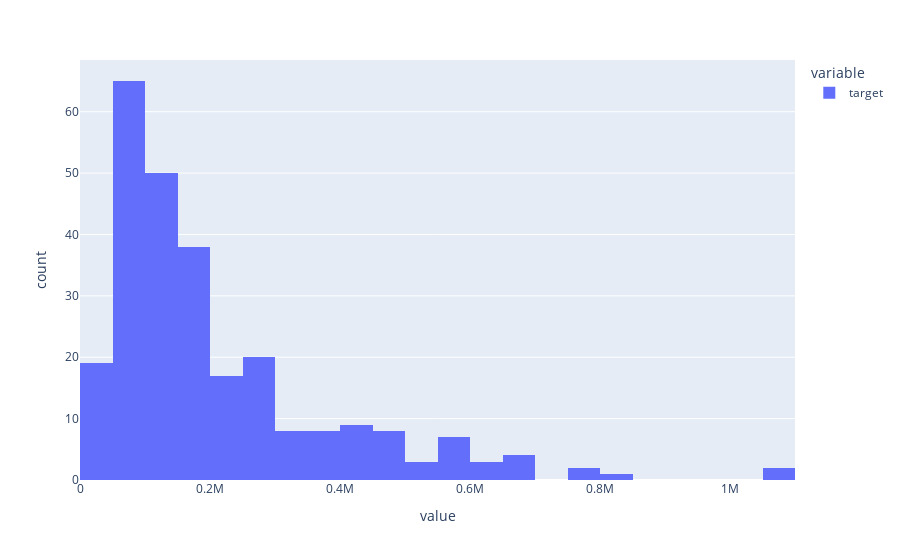

Write notebook code for a chart like this one.
### Code cell
perfect_df[perfect_df['cluster'] == 2]['target'].plot(kind='hist')

### Figure 1 — Plotly figure (JSON) as saved in the notebook; plotly's stock layout.template omitted (floating-point values rounded to 4 significant figures; data arrays with more than 128 entries replaced by an {"elided": "..."} marker saying what was removed)
{"data": [{"alignmentgroup": "True", "bingroup": "x", "hovertemplate": "variable=target<br>value=%{x}<br>count=%{y}<extra></extra>", "legendgroup": "target", "marker": {"color": "#636efa", "pattern": {"shape": ""}}, "name": "target", "offsetgroup": "target", "orientation": "v", "showlegend": true, "type": "histogram", "x": {"elided": "264 int values"}, "xaxis": "x", "yaxis": "y"}], "layout": {"barmode": "relative", "legend": {"title": {"text": "variable"}, "tracegroupgap": 0}, "margin": {"t": 60}, "xaxis": {"anchor": "y", "domain": [0, 1], "title": {"text": "value"}}, "yaxis": {"anchor": "x", "domain": [0, 1], "title": {"text": "count"}}}}
